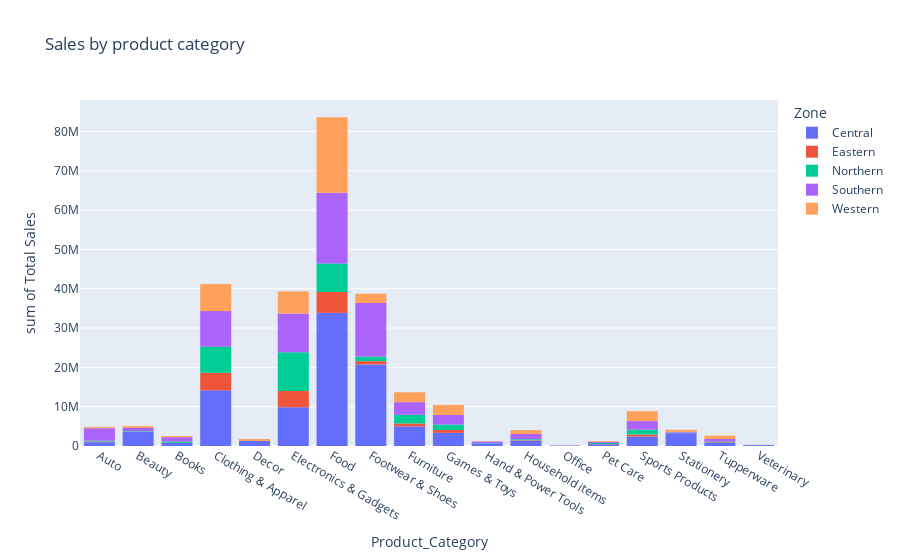

Notebook code cell kept with this figure:
### Markdown cell above
### 3. Product Preferences:
#### - What are the top-selling product categories during Diwali?
Food has the highest sales while Office and Veterinary have the lowest sales as shown in the plot below for Sales by product category.
#### - Which products generate the most revenue, and how does this vary by demographic factors?
#### - Are there any products that perform significantly better in specific regions?
These two can be answered from the plot above for Sales in different zones by product category

### Code cell
# Which products generate the most revenue, and how does this vary by demographic factors?
fig=px.histogram(products,x='Product_Category',y='Total Sales', color='Zone', title='Sales by product category', height=600)
#fig.update_traces(marker_line_width=0)

fig.show()

### Figure 1 — Plotly figure (JSON) as saved in the notebook; plotly's stock layout.template omitted (floating-point values rounded to 4 significant figures)
{"data": [{"alignmentgroup": "True", "bingroup": "x", "histfunc": "sum", "hovertemplate": "Zone=Central<br>Product_Category=%{x}<br>sum of Total Sales=%{y}<extra></extra>", "legendgroup": "Central", "marker": {"color": "#636efa", "pattern": {"shape": ""}}, "name": "Central", "offsetgroup": "Central", "orientation": "v", "showlegend": true, "type": "histogram", "x": ["Auto", "Beauty", "Books", "Clothing & Apparel", "Decor", "Electronics & Gadgets", "Food", "Footwear & Shoes", "Furniture", "Games & Toys", "Hand & Power Tools", "Household items", "Office", "Pet Care", "Sports Products", "Stationery", "Tupperware", "Veterinary"], "xaxis": "x", "y": [974048, 3617353, 786267, 14149891, 1274341, 9855954, 33860000.0, 20760000.0, 4982585, 3352774, 678374, 1347709, 121035, 455801, 2409764, 3259898, 767556, 233983], "yaxis": "y"}, {"alignmentgroup": "True", "bingroup": "x", "histfunc": "sum", "hovertemplate": "Zone=Eastern<br>Product_Category=%{x}<br>sum of Total Sales=%{y}<extra></extra>", "legendgroup": "Eastern", "marker": {"color": "#EF553B", "pattern": {"shape": ""}}, "name": "Eastern", "offsetgroup": "Eastern", "orientation": "v", "showlegend": true, "type": "histogram", "x": ["Auto", "Beauty", "Books", "Clothing & Apparel", "Electronics & Gadgets", "Food", "Footwear & Shoes", "Furniture", "Games & Toys", "Household items", "Office", "Pet Care", "Sports Products", "Stationery", "Tupperware", "Veterinary"], "xaxis": "x", "y": [154518, 42042, 28719, 4456970, 4141108, 5318817, 821815, 749749, 721222, 131186, 12855, 73923, 504932, 39453, 144661, 13229], "yaxis": "y"}, {"alignmentgroup": "True", "bingroup": "x", "histfunc": "sum", "hovertemplate": "Zone=Northern<br>Product_Category=%{x}<br>sum of Total Sales=%{y}<extra></extra>", "legendgroup": "Northern", "marker": {"color": "#00cc96", "pattern": {"shape": ""}}, "name": "Northern", "offsetgroup": "Northern", "orientation": "v", "showlegend": true, "type": "histogram", "x": ["Auto", "Beauty", "Books", "Clothing & Apparel", "Electronics & Gadgets", "Food", "Footwear & Shoes", "Furniture", "Games & Toys", "Hand & Power Tools", "Household items", "Office", "Pet Care", "Sports Products", "Stationery", "Tupperware", "Veterinary"], "xaxis": "x", "y": [212788, 128002, 336013, 6634276, 9861692, 7261045, 1170151, 2197572, 1382640, 104467, 244925, 11737, 228753, 1226195, 120607, 181166, 21327], "yaxis": "y"}, {"alignmentgroup": "True", "bingroup": "x", "histfunc": "sum", "hovertemplate": "Zone=Southern<br>Product_Category=%{x}<br>sum of Total Sales=%{y}<extra></extra>", "legendgroup": "Southern", "marker": {"color": "#ab63fa", "pattern": {"shape": ""}}, "name": "Southern", "offsetgroup": "Southern", "orientation": "v", "showlegend": true, "type": "histogram", "x": ["Auto", "Beauty", "Books", "Clothing & Apparel", "Electronics & Gadgets", "Food", "Footwear & Shoes", "Furniture", "Games & Toys", "Hand & Power Tools", "Household items", "Office", "Pet Care", "Sports Products", "Stationery", "Tupperware", "Veterinary"], "xaxis": "x", "y": [3175000.0, 803833, 1092978, 9063556, 9847162, 17982315, 13638639, 3223000.0, 2454417, 368962, 1358010, 17720, 272834, 2198662, 168636, 694376, 3225], "yaxis": "y"}, {"alignmentgroup": "True", "bingroup": "x", "histfunc": "sum", "hovertemplate": "Zone=Western<br>Product_Category=%{x}<br>sum of Total Sales=%{y}<extra></extra>", "legendgroup": "Western", "marker": {"color": "#FFA15A", "pattern": {"shape": ""}}, "name": "Western", "offsetgroup": "Western", "orientation": "v", "showlegend": true, "type": "histogram", "x": ["Auto", "Beauty", "Books", "Clothing & Apparel", "Decor", "Electronics & Gadgets", "Food", "Footwear & Shoes", "Furniture", "Games & Toys", "Hand & Power Tools", "Household items", "Office", "Pet Care", "Sports Products", "Stationery", "Tupperware", "Veterinary"], "xaxis": "x", "y": [297081, 460231, 300226, 6859401, 502988, 5609360, 19174019, 2344034, 2507270, 2530196, 72995, 947802, 23071, 198407, 2516466, 534226, 845443, 14741], "yaxis": "y"}], "layout": {"autosize": true, "barmode": "relative", "legend": {"title": {"text": "Zone"}, "tracegroupgap": 0}, "title": {"text": "Sales by product category"}, "xaxis": {"anchor": "y", "autorange": true, "domain": [0, 1], "range": [-0.5, 17.5], "title": {"text": "Product_Category"}, "type": "category"}, "yaxis": {"anchor": "x", "autorange": true, "domain": [0, 1], "range": [0, 87990000.0], "title": {"text": "sum of Total Sales"}, "type": "linear"}}}
